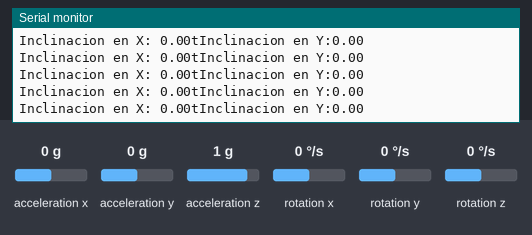
This sketch was run on a simulated Arduino Uno, built with avr-gcc and run on an emulated ATmega328P. On the bench: the last lines printed to the serial monitor. Inputs (shaded band) come from the test bench; at power-on: acceleration x 0 g, acceleration y 0 g, acceleration z 1 g, rotation x 0 °/s, rotation y 0 °/s, rotation z 0 °/s.

Above: at 1.2 s.
1.3 s: acceleration x set to -1.4 g
At 1.9 s:
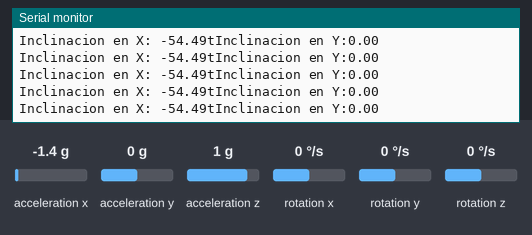
4.3 s: acceleration y set to -1.4 g
At 5.0 s:
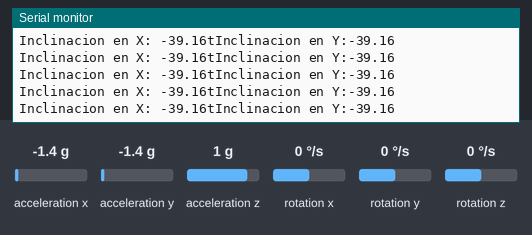
5.8 s: acceleration y set to 0 g
At 6.9 s:
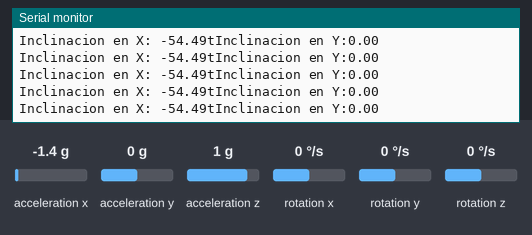
8.8 s: acceleration x set to 0.8 g
At 9.7 s:
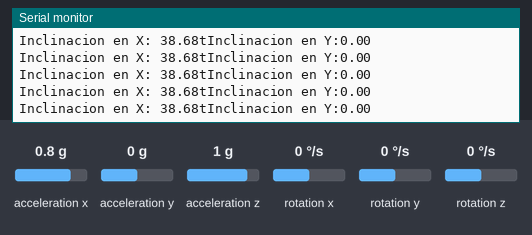
11.8 s: acceleration y set to -0.8 g
At 12.3 s:
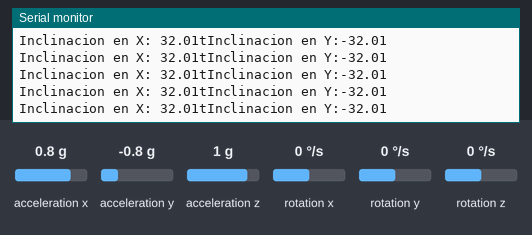
Timing chart, 0 to 14.8 s (numbered marks = the images above; inputs shaded):
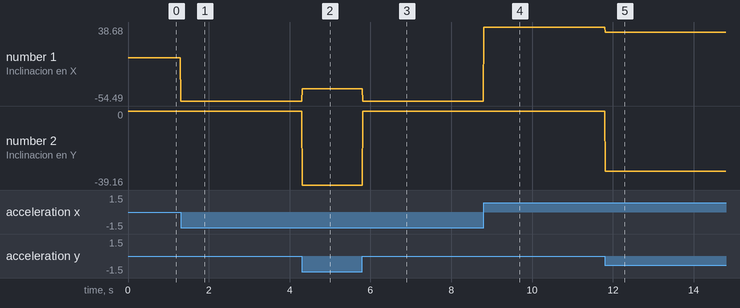

The sketch:

Angulos_MPU6050.ino
```cpp
// Librerias I2C para controlar el mpu6050
// la libreria MPU6050.h necesita I2Cdev.h, I2Cdev.h necesita Wire.h
#include "I2Cdev.h"
#include "MPU6050.h"
#include "Wire.h"

// La dirección del MPU6050 puede ser 0x68 o 0x69, dependiendo
// del estado de AD0. Si no se especifica, 0x68 estará implicito
MPU6050 sensor;

// Valores RAW (sin procesar) del acelerometro  en los ejes x,y,z
int ax, ay, az;

void setup() {
  Serial.begin(57600);    //Iniciando puerto serial
  Wire.begin();           //Iniciando I2C
  sensor.initialize();    //Iniciando el sensor

  if (sensor.testConnection()) Serial.println("Sensor iniciado correctamente");
  else Serial.println("Error al iniciar el sensor");
}

void loop() {
  // Leer las aceleraciones
  sensor.getAcceleration(&ax, &ay, &az);
  //Calcular los angulos de inclinacion:
  float accel_ang_x=atan(ax/sqrt(pow(ay,2) + pow(az,2)))*(180.0/3.14);
  float accel_ang_y=atan(ay/sqrt(pow(ax,2) + pow(az,2)))*(180.0/3.14);
  //Mostrar los angulos separadas por un [tab]
  Serial.print("Inclinacion en X: ");
  Serial.print(accel_ang_x);
  Serial.print("tInclinacion en Y:");
  Serial.println(accel_ang_y);
  delay(10);
}
```

Measured:
- after the input at 1.3 s, the serial monitor: prints a new line at once (image 1)
- after the input at 4.3 s, the serial monitor: prints a new line at once (image 2)
- after the input at 8.8 s, the serial monitor: prints a new line at once (image 4)
- after the input at 11.8 s, the serial monitor: prints a new line at once (image 5)
- plotted number 1: 0 → -54.49 after the input at 1.3 s, -54.49 → -39.16 after the input at 4.3 s, -54.49 → 38.68 after the input at 8.8 s, 38.68 → 32.01 after the input at 11.8 s
- plotted number 2: 0 → -39.16 after the input at 4.3 s, 0 → -32.01 after the input at 11.8 s
